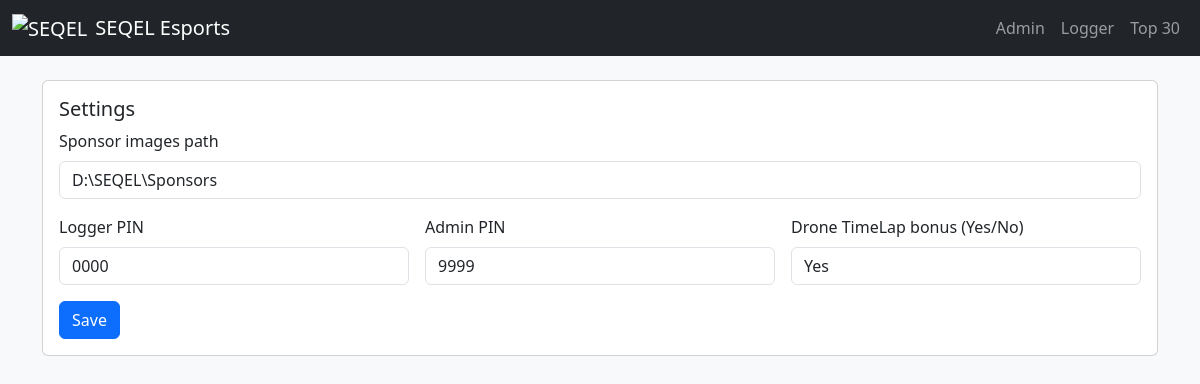
The app's page /admin/settings with its own data.
### app/db.py (models this page shows)
class Base(DeclarativeBase):
    pass

class Setting(Base):
    __tablename__ = "Settings"
    Key: Mapped[str] = mapped_column(String(80), primary_key=True)
    Value: Mapped[str] = mapped_column(String(400))

### app/admin/settings.py (the view)
@router.get("/settings", response_class=HTMLResponse)
def settings_page(
    request: Request,
    db: Session = Depends(get_db),
):
    sponsor = get_setting(db, "SponsorPath", "D:\\SEQEL\\Sponsors")
    pin_logger = get_setting(db, "PIN_Logger", "0000")
    pin_admin = get_setting(db, "PIN_Admin", "9999")
    drone = get_setting(db, "DRONE_TIMELAP_BONUS", "Yes")
    return request.app.state.templates.TemplateResponse(
        "admin_settings.html",
        {
            "request": request,
            "sponsor": sponsor,
            "pin_logger": pin_logger,
            "pin_admin": pin_admin,
            "drone": drone,
        },
    )

### app/templates/admin_settings.html
{% extends "base.html" %}
{% block content %}
<div class="card">
    <div class="card-body">
        <h5 class="card-title">Settings</h5>
        <form action="/admin/settings" method="post" class="row g-3">
            <div class="col-12">
                <label class="form-label">Sponsor images path</label>
                <input class="form-control" name="SponsorPath" value="{{ sponsor }}">
            </div>
            <div class="col-md-4">
                <label class="form-label">Logger PIN</label>
                <input class="form-control" name="PIN_Logger" value="{{ pin_logger }}">
            </div>
            <div class="col-md-4">
                <label class="form-label">Admin PIN</label>
                <input class="form-control" name="PIN_Admin" value="{{ pin_admin }}">
            </div>
            <div class="col-md-4">
                <label class="form-label">Drone TimeLap bonus (Yes/No)</label>
                <input class="form-control" name="DRONE_TIMELAP_BONUS" value="{{ drone }}">
            </div>
            <div class="col-12">
                <button class="btn btn-primary">Save</button>
            </div>
        </form>
    </div>
</div>
{% endblock %}

### app/static/seqel.css (style rules this page uses)
body { font-family: system-ui, -apple-system, Segoe UI, Roboto, Helvetica, Arial, "Apple Color Emoji", "Segoe UI Emoji"; }

### records on screen
Setting: SponsorPath "D:\\SEQEL\\Sponsors"
Setting: PIN_Logger "0000"
Setting: PIN_Admin "9999"
Setting: DRONE_TIMELAP_BONUS "Yes"
